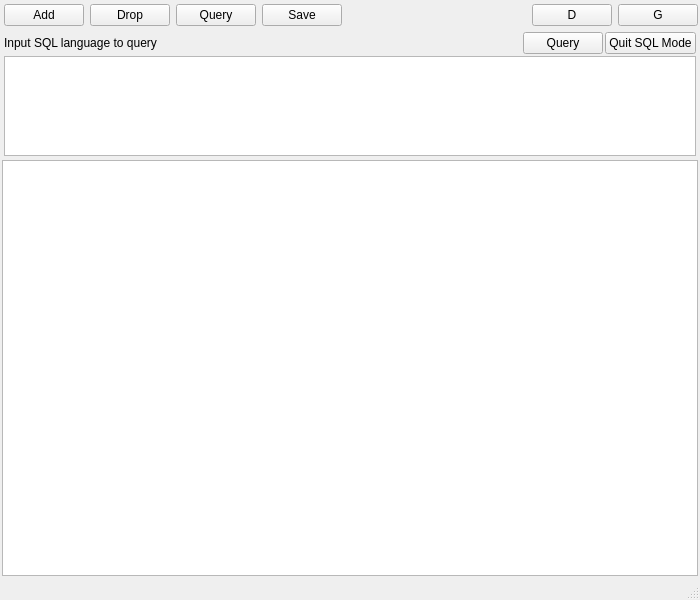
<?xml version="1.0" encoding="UTF-8"?>
<ui version="4.0">
 <class>MainWindow</class>
 <widget class="QMainWindow" name="MainWindow">
  <property name="geometry">
   <rect>
    <x>0</x>
    <y>0</y>
    <width>700</width>
    <height>600</height>
   </rect>
  </property>
  <property name="windowTitle">
   <string>MainWindow</string>
  </property>
  <widget class="QWidget" name="centralWidget">
   <layout class="QVBoxLayout" name="verticalLayout">
    <property name="spacing">
     <number>2</number>
    </property>
    <property name="margin">
     <number>2</number>
    </property>
    <item>
     <layout class="QHBoxLayout" name="horizontalLayout">
      <item>
       <widget class="QStackedWidget" name="widgetToolBar">
        <property name="sizePolicy">
         <sizepolicy hsizetype="Preferred" vsizetype="Fixed">
          <horstretch>0</horstretch>
          <verstretch>0</verstretch>
         </sizepolicy>
        </property>
        <property name="currentIndex">
         <number>0</number>
        </property>
        <widget class="QWidget" name="pageDb">
         <layout class="QHBoxLayout" name="horizontalLayout_4">
          <property name="margin">
           <number>2</number>
          </property>
          <item>
           <widget class="QPushButton" name="btnAdd">
            <property name="text">
             <string>Add</string>
            </property>
           </widget>
          </item>
          <item>
           <widget class="QPushButton" name="btnDrop">
            <property name="text">
             <string>Drop</string>
            </property>
           </widget>
          </item>
          <item>
           <widget class="QPushButton" name="btnQuery">
            <property name="text">
             <string>Query</string>
            </property>
            <property name="checkable">
             <bool>false</bool>
            </property>
           </widget>
          </item>
          <item>
           <widget class="QPushButton" name="btnSave">
            <property name="text">
             <string>Save</string>
            </property>
            <property name="checkable">
             <bool>false</bool>
            </property>
           </widget>
          </item>
         </layout>
        </widget>
        <widget class="QWidget" name="pageGraph">
         <layout class="QHBoxLayout" name="horizontalLayout_5">
          <property name="margin">
           <number>2</number>
          </property>
          <item>
           <widget class="QPushButton" name="pushButton">
            <property name="text">
             <string>PushButton</string>
            </property>
           </widget>
          </item>
         </layout>
        </widget>
       </widget>
      </item>
      <item>
       <spacer name="horizontalSpacer">
        <property name="orientation">
         <enum>Qt::Horizontal</enum>
        </property>
        <property name="sizeType">
         <enum>QSizePolicy::Expanding</enum>
        </property>
        <property name="sizeHint" stdset="0">
         <size>
          <width>40</width>
          <height>20</height>
         </size>
        </property>
       </spacer>
      </item>
      <item>
       <widget class="QPushButton" name="btnShowDb">
        <property name="text">
         <string>D</string>
        </property>
        <property name="checkable">
         <bool>true</bool>
        </property>
       </widget>
      </item>
      <item>
       <widget class="QPushButton" name="btnShowGraph">
        <property name="text">
         <string>G</string>
        </property>
        <property name="checkable">
         <bool>true</bool>
        </property>
       </widget>
      </item>
     </layout>
    </item>
    <item>
     <widget class="QStackedWidget" name="widgetToolExt">
      <property name="sizePolicy">
       <sizepolicy hsizetype="Expanding" vsizetype="Fixed">
        <horstretch>0</horstretch>
        <verstretch>0</verstretch>
       </sizepolicy>
      </property>
      <property name="currentIndex">
       <number>1</number>
      </property>
      <widget class="QWidget" name="pageQueryCond">
       <layout class="QHBoxLayout" name="horizontalLayout_2">
        <property name="margin">
         <number>2</number>
        </property>
        <item>
         <widget class="QLabel" name="label">
          <property name="text">
           <string>Condition</string>
          </property>
         </widget>
        </item>
        <item>
         <widget class="QLineEdit" name="editQuery"/>
        </item>
        <item>
         <widget class="QPushButton" name="btnQueryCond">
          <property name="text">
           <string>Query</string>
          </property>
         </widget>
        </item>
        <item>
         <widget class="QPushButton" name="btnEnterSqlMode">
          <property name="text">
           <string>Enter SQL Mode</string>
          </property>
         </widget>
        </item>
       </layout>
      </widget>
      <widget class="QWidget" name="pageQuerySql">
       <property name="sizePolicy">
        <sizepolicy hsizetype="Preferred" vsizetype="Preferred">
         <horstretch>0</horstretch>
         <verstretch>0</verstretch>
        </sizepolicy>
       </property>
       <layout class="QVBoxLayout" name="verticalLayout_2">
        <property name="spacing">
         <number>2</number>
        </property>
        <property name="margin">
         <number>2</number>
        </property>
        <item>
         <layout class="QHBoxLayout" name="horizontalLayout_3">
          <property name="spacing">
           <number>-1</number>
          </property>
          <item>
           <widget class="QLabel" name="label_2">
            <property name="text">
             <string>Input SQL language to query</string>
            </property>
           </widget>
          </item>
          <item>
           <spacer name="horizontalSpacer_2">
            <property name="orientation">
             <enum>Qt::Horizontal</enum>
            </property>
            <property name="sizeHint" stdset="0">
             <size>
              <width>40</width>
              <height>20</height>
             </size>
            </property>
           </spacer>
          </item>
          <item>
           <widget class="QPushButton" name="btnQuerySql">
            <property name="text">
             <string>Query</string>
            </property>
           </widget>
          </item>
          <item>
           <widget class="QPushButton" name="btnQuitSqlMode">
            <property name="text">
             <string>Quit SQL Mode</string>
            </property>
           </widget>
          </item>
         </layout>
        </item>
        <item>
         <widget class="QTextEdit" name="editSql">
          <property name="sizePolicy">
           <sizepolicy hsizetype="Expanding" vsizetype="MinimumExpanding">
            <horstretch>0</horstretch>
            <verstretch>0</verstretch>
           </sizepolicy>
          </property>
          <property name="maximumSize">
           <size>
            <width>16777215</width>
            <height>100</height>
           </size>
          </property>
         </widget>
        </item>
       </layout>
      </widget>
     </widget>
    </item>
    <item>
     <widget class="QTableView" name="tableView"/>
    </item>
   </layout>
  </widget>
  <widget class="QStatusBar" name="statusBar"/>
 </widget>
 <layoutdefault spacing="6" margin="11"/>
 <resources/>
 <connections/>
</ui>
